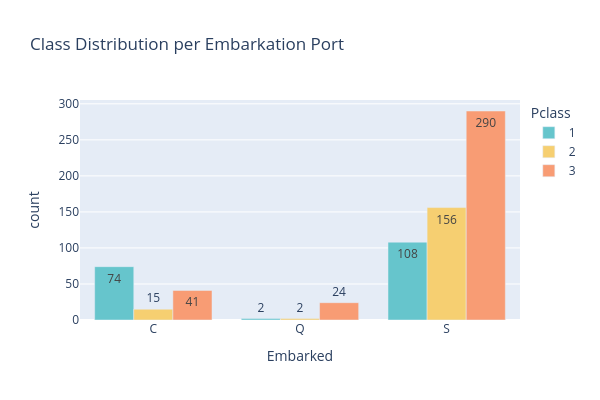

Notebook code for this chart:
### Code cell
emb_class = (
    df.group_by(["Embarked", "Pclass"])
    .agg(pl.len().alias("count"))
    .with_columns(pl.col("Pclass").cast(pl.String))
    .sort(["Embarked", "Pclass"])
)
fig = px.bar(
    emb_class, x="Embarked", y="count", color="Pclass",
    barmode="group", color_discrete_sequence=PASTEL,
    title="Class Distribution per Embarkation Port",
    text_auto=True,
)
fig.update_layout(width=600, height=400)
fig.show()

### Figure 1 — Plotly figure (JSON) as saved in the notebook; plotly's stock layout.template omitted (floating-point values rounded to 4 significant figures)
{"data": [{"alignmentgroup": "True", "hovertemplate": "Pclass=1<br>Embarked=%{x}<br>count=%{y}<extra></extra>", "legendgroup": "1", "marker": {"color": "rgb(102, 197, 204)", "pattern": {"shape": ""}}, "name": "1", "offsetgroup": "1", "orientation": "v", "showlegend": true, "textposition": "auto", "texttemplate": "%{y}", "type": "bar", "x": ["C", "Q", "S"], "xaxis": "x", "y": [74, 2, 108], "yaxis": "y"}, {"alignmentgroup": "True", "hovertemplate": "Pclass=2<br>Embarked=%{x}<br>count=%{y}<extra></extra>", "legendgroup": "2", "marker": {"color": "rgb(246, 207, 113)", "pattern": {"shape": ""}}, "name": "2", "offsetgroup": "2", "orientation": "v", "showlegend": true, "textposition": "auto", "texttemplate": "%{y}", "type": "bar", "x": ["C", "Q", "S"], "xaxis": "x", "y": [15, 2, 156], "yaxis": "y"}, {"alignmentgroup": "True", "hovertemplate": "Pclass=3<br>Embarked=%{x}<br>count=%{y}<extra></extra>", "legendgroup": "3", "marker": {"color": "rgb(248, 156, 116)", "pattern": {"shape": ""}}, "name": "3", "offsetgroup": "3", "orientation": "v", "showlegend": true, "textposition": "auto", "texttemplate": "%{y}", "type": "bar", "x": ["C", "Q", "S"], "xaxis": "x", "y": [41, 24, 290], "yaxis": "y"}], "layout": {"barmode": "group", "height": 400, "legend": {"title": {"text": "Pclass"}, "tracegroupgap": 0}, "title": {"text": "Class Distribution per Embarkation Port"}, "width": 600, "xaxis": {"anchor": "y", "domain": [0, 1], "title": {"text": "Embarked"}}, "yaxis": {"anchor": "x", "domain": [0, 1], "title": {"text": "count"}}}}
